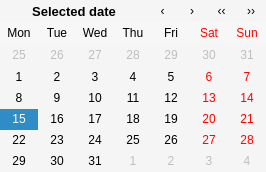
<?xml version="1.0" encoding="UTF-8"?>
<ui version="4.0">
 <class>WPopupCalendar</class>
 <widget class="QWidget" name="WPopupCalendar">
  <property name="geometry">
   <rect>
    <x>0</x>
    <y>0</y>
    <width>266</width>
    <height>172</height>
   </rect>
  </property>
  <property name="contextMenuPolicy">
   <enum>Qt::NoContextMenu</enum>
  </property>
  <property name="windowTitle">
   <string>Календарь</string>
  </property>
  <property name="styleSheet">
   <string notr="true">background-color: rgb(245, 245, 245);</string>
  </property>
  <layout class="QGridLayout" name="gridLayout" columnstretch="5,0,0,0,0">
   <property name="margin">
    <number>0</number>
   </property>
   <property name="spacing">
    <number>0</number>
   </property>
   <item row="0" column="0">
    <widget class="QToolButton" name="date">
     <property name="sizePolicy">
      <sizepolicy hsizetype="MinimumExpanding" vsizetype="Preferred">
       <horstretch>0</horstretch>
       <verstretch>0</verstretch>
      </sizepolicy>
     </property>
     <property name="minimumSize">
      <size>
       <width>95</width>
       <height>0</height>
      </size>
     </property>
     <property name="font">
      <font>
       <pointsize>10</pointsize>
       <weight>75</weight>
       <bold>true</bold>
       <kerning>true</kerning>
      </font>
     </property>
     <property name="cursor">
      <cursorShape>PointingHandCursor</cursorShape>
     </property>
     <property name="focusPolicy">
      <enum>Qt::NoFocus</enum>
     </property>
     <property name="toolTip">
      <string comment="Select special date">Special date</string>
     </property>
     <property name="text">
      <string>Selected date</string>
     </property>
     <property name="autoRaise">
      <bool>true</bool>
     </property>
     <property name="arrowType">
      <enum>Qt::NoArrow</enum>
     </property>
    </widget>
   </item>
   <item row="0" column="1">
    <widget class="QToolButton" name="prevMonth">
     <property name="sizePolicy">
      <sizepolicy hsizetype="MinimumExpanding" vsizetype="MinimumExpanding">
       <horstretch>0</horstretch>
       <verstretch>0</verstretch>
      </sizepolicy>
     </property>
     <property name="minimumSize">
      <size>
       <width>20</width>
       <height>22</height>
      </size>
     </property>
     <property name="focusPolicy">
      <enum>Qt::NoFocus</enum>
     </property>
     <property name="toolTip">
      <string>Previous month</string>
     </property>
     <property name="text">
      <string>‹</string>
     </property>
     <property name="autoRepeat">
      <bool>true</bool>
     </property>
     <property name="autoRepeatDelay">
      <number>300</number>
     </property>
     <property name="autoRepeatInterval">
      <number>100</number>
     </property>
     <property name="toolButtonStyle">
      <enum>Qt::ToolButtonTextOnly</enum>
     </property>
     <property name="autoRaise">
      <bool>true</bool>
     </property>
    </widget>
   </item>
   <item row="0" column="2">
    <widget class="QToolButton" name="nextMonth">
     <property name="sizePolicy">
      <sizepolicy hsizetype="MinimumExpanding" vsizetype="MinimumExpanding">
       <horstretch>0</horstretch>
       <verstretch>0</verstretch>
      </sizepolicy>
     </property>
     <property name="minimumSize">
      <size>
       <width>20</width>
       <height>22</height>
      </size>
     </property>
     <property name="focusPolicy">
      <enum>Qt::NoFocus</enum>
     </property>
     <property name="toolTip">
      <string>Next month</string>
     </property>
     <property name="text">
      <string>›</string>
     </property>
     <property name="autoRepeat">
      <bool>true</bool>
     </property>
     <property name="autoRepeatDelay">
      <number>300</number>
     </property>
     <property name="autoRepeatInterval">
      <number>100</number>
     </property>
     <property name="toolButtonStyle">
      <enum>Qt::ToolButtonTextOnly</enum>
     </property>
     <property name="autoRaise">
      <bool>true</bool>
     </property>
    </widget>
   </item>
   <item row="0" column="3">
    <widget class="QToolButton" name="prevYear">
     <property name="sizePolicy">
      <sizepolicy hsizetype="MinimumExpanding" vsizetype="MinimumExpanding">
       <horstretch>0</horstretch>
       <verstretch>0</verstretch>
      </sizepolicy>
     </property>
     <property name="minimumSize">
      <size>
       <width>20</width>
       <height>22</height>
      </size>
     </property>
     <property name="focusPolicy">
      <enum>Qt::NoFocus</enum>
     </property>
     <property name="toolTip">
      <string>Previous year</string>
     </property>
     <property name="text">
      <string>‹‹</string>
     </property>
     <property name="autoRepeat">
      <bool>true</bool>
     </property>
     <property name="autoRepeatInterval">
      <number>200</number>
     </property>
     <property name="toolButtonStyle">
      <enum>Qt::ToolButtonTextOnly</enum>
     </property>
     <property name="autoRaise">
      <bool>true</bool>
     </property>
    </widget>
   </item>
   <item row="0" column="4">
    <widget class="QToolButton" name="nextYear">
     <property name="sizePolicy">
      <sizepolicy hsizetype="MinimumExpanding" vsizetype="MinimumExpanding">
       <horstretch>0</horstretch>
       <verstretch>0</verstretch>
      </sizepolicy>
     </property>
     <property name="minimumSize">
      <size>
       <width>20</width>
       <height>22</height>
      </size>
     </property>
     <property name="focusPolicy">
      <enum>Qt::NoFocus</enum>
     </property>
     <property name="toolTip">
      <string>Next year</string>
     </property>
     <property name="text">
      <string>››</string>
     </property>
     <property name="autoRepeat">
      <bool>true</bool>
     </property>
     <property name="autoRepeatInterval">
      <number>200</number>
     </property>
     <property name="toolButtonStyle">
      <enum>Qt::ToolButtonTextOnly</enum>
     </property>
     <property name="autoRaise">
      <bool>true</bool>
     </property>
    </widget>
   </item>
   <item row="1" column="0" colspan="5">
    <widget class="QCalendarWidget" name="calendarWidget">
     <property name="enabled">
      <bool>true</bool>
     </property>
     <property name="sizePolicy">
      <sizepolicy hsizetype="Preferred" vsizetype="Preferred">
       <horstretch>1</horstretch>
       <verstretch>1</verstretch>
      </sizepolicy>
     </property>
     <property name="minimumDate">
      <date>
       <year>1900</year>
       <month>1</month>
       <day>1</day>
      </date>
     </property>
     <property name="maximumDate">
      <date>
       <year>2100</year>
       <month>12</month>
       <day>31</day>
      </date>
     </property>
     <property name="firstDayOfWeek">
      <enum>Qt::Monday</enum>
     </property>
     <property name="gridVisible">
      <bool>false</bool>
     </property>
     <property name="horizontalHeaderFormat">
      <enum>QCalendarWidget::ShortDayNames</enum>
     </property>
     <property name="verticalHeaderFormat">
      <enum>QCalendarWidget::NoVerticalHeader</enum>
     </property>
     <property name="navigationBarVisible">
      <bool>false</bool>
     </property>
     <property name="dateEditEnabled">
      <bool>true</bool>
     </property>
    </widget>
   </item>
  </layout>
 </widget>
 <resources/>
 <connections/>
</ui>
